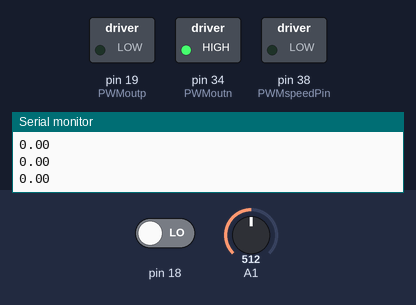
Simulated run of this sketch. Board: Arduino Mega 2560, built with avr-gcc and run on an emulated ATmega2560. Parts: switched loads named in the sketch (green lamp = pin HIGH), the last lines printed to the serial monitor. Inputs (shaded band) come from the test bench; at power-on: A1 = 512, pin 18 LOW.

Above: at 1.2 s.
1.3 s: A1 set to 516
At 4.0 s:
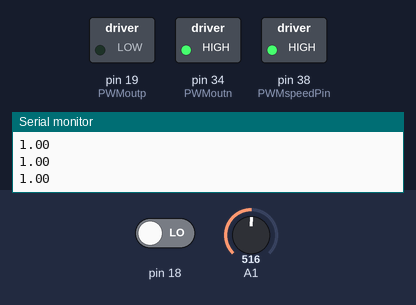
4.3 s: A1 set to 511
At 7.25 s:
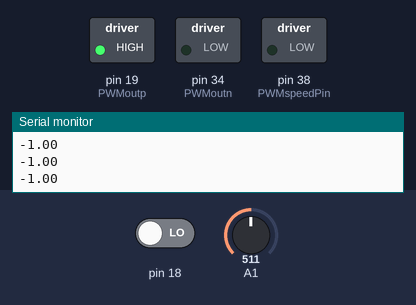
7.3 s: A1 set to 716
At 8.5 s:
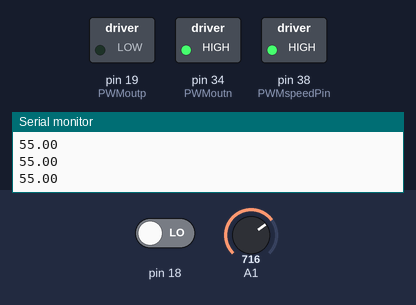
8.8 s: A1 set to 306
At 9.9 s:
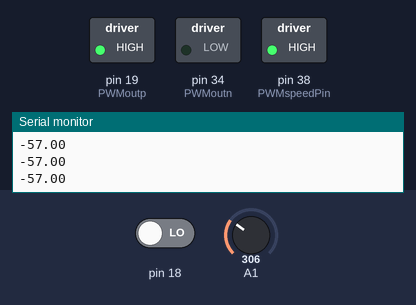
10.3 s: A1 set to 900
At 10.6 s:
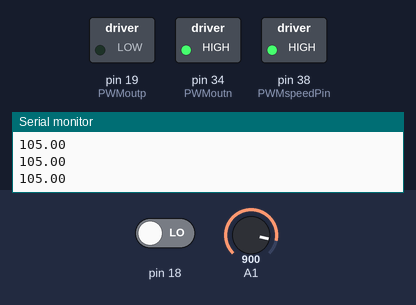
Timing chart, 0 to 12.8 s (numbered marks = the images above; inputs shaded):
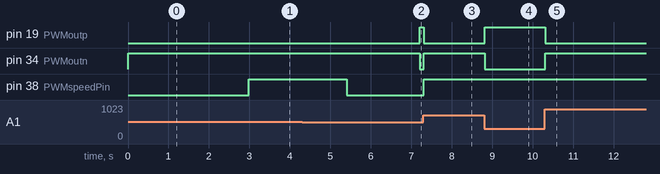

Measured:
- the behaviour switches between 515 and 516 on A1 (found by bisection; images 0 and 1)
- after the input at 1.3 s, pin 38 (PWMspeedPin): LOW → HIGH after 1.7 s
- after the input at 4.3 s, pin 19 (PWMoutp): LOW → HIGH after 2.9 s; pin 34 (PWMoutn): HIGH → LOW after 2.9 s; pin 38 (PWMspeedPin): HIGH → LOW after 1.1 s
- after the input at 7.3 s, pin 19 (PWMoutp): HIGH → LOW at once; pin 34 (PWMoutn), pin 38 (PWMspeedPin): LOW → HIGH at once
- after the input at 8.8 s, pin 19 (PWMoutp): LOW → HIGH at once; pin 34 (PWMoutn): HIGH → LOW at once
- after the input at 10.3 s, pin 19 (PWMoutp): HIGH → LOW at once; pin 34 (PWMoutn): LOW → HIGH at once

The sketch:

Lab5_DCMotor.ino
```cpp
/*
 * DC Motor Control Template
 * Written By: Ann Majewicz Fey, Perry Scott, and inspired by online resources.
 *
 * In this code, you will first convert the encoder reading to revolutions per second
 * and then you will take that variable as an input to you PID controller (already programmed
 * as a function you can use). First, you will need to use Zeigler Nicholas and brute force
 * to tune the gains of your PID controller. Notice how your motor response is affected by the
 * different gain terms. Spend some time playing around with it to get a better understanding
 * of real-time control systems!
 */

// Constant Definitions
int countsPerRev = 48;
double maxSpeed = 66.7; //in rev/sec (this is found experimentally, you may need to confirm the value)
double delayTime = 20; // in ms

// Pin Definitions
const int PWMoutp = 19;
const int PWMoutn = 34;
const int PWMspeedPin = 38;
const int potentiometerPWMinput = 33;
const int encoder0PinA = 5;
const int encoder1PinA = 36;
const int encoder0PinB = 6;
const int encoder1PinB = 37;

// Variable Definitions
volatile signed int encoder0Pos = 0;
signed int encoderPosLast = 0;
int potPWMval = 0;
int motorPWMval = 0;

//PID constants (Use the Ziegler Nicholas Tuning Method as a first guess)
double kp = 4;
double ki = 0.04;
double kd = 10;

// PID Variables
unsigned long currentTime, previousTime;
double elapsedTime;
double error;
double lastSpeedError;
double motorSpeed, newMotorSpeed, setPoint;
double cumError, rateError;
double out;

void setup()
{
  // Don't Change
 Serial.begin(115200);
 pinMode(potentiometerPWMinput,INPUT_PULLUP);
 pinMode(encoder0PinA, INPUT_PULLUP);
 pinMode(encoder0PinB, INPUT_PULLUP);
 pinMode(encoder1PinA, INPUT_PULLUP);
 pinMode(encoder1PinB, INPUT_PULLUP);
 pinMode(PWMoutp, OUTPUT);
 pinMode(PWMoutn, OUTPUT);
 pinMode(PWMspeedPin, OUTPUT);
 attachInterrupt(encoder0PinA, doEncoderA, RISING); // Interrupt is fired whenever button is pressed
 attachInterrupt(encoder1PinA, doEncoderA, FALLING);
 attachInterrupt(encoder0PinB, doEncoderB, RISING);
 attachInterrupt(encoder1PinB, doEncoderB, FALLING);

 // Pre-set the direction of the motors
 digitalWrite(PWMoutp, HIGH);
 digitalWrite(PWMoutn, LOW);

 // USE FOR PID CONTROL
 setPoint = 0;                         //set point at zero rev/second

}

void loop()
{
  // POTENTIOMETER CONTROL]

  potPWMval = analogRead(potentiometerPWMinput);
  potPWMval = map(potPWMval,0,1023,-255,255);
  //potPWMval = map(potPWMval,0,1023,-maxSpeed,maxSpeed);
  setPoint = map(potPWMval, -255, 255, -140, 140);

  if(potPWMval < 0){
    digitalWrite(PWMoutp, HIGH);
    digitalWrite(PWMoutn, LOW);
  }
  else
  {
  digitalWrite(PWMoutp, LOW);
  digitalWrite(PWMoutn, HIGH);
  }


  motorSpeed = (encoder0Pos-encoderPosLast)*1000/countsPerRev/delayTime; // Here you will need to compute the motor speed in counts/rev.
  // Hint: you just need to convert the encoder counts to Rev/Sec!

  // HERE YOU WILL WRITE YOUR CODE TO ENABLE THE PID CONTROLLER. Use the function below!!
  /* Initially, just have the PID controller follow the pre-defined
      setPoint variable. For fun, you can later consider how to tie the PID
      controller to the potenitometer value to have an adaptively changing setPoint.*/
  out = computePID(motorSpeed);
  motorSpeed = motorSpeed + out;
  motorPWMval = map(motorSpeed, -140, 140,-255, 255);
  if(motorPWMval < 0){
    digitalWrite(PWMoutp, HIGH);
    digitalWrite(PWMoutn, LOW);
  }
  else {
    digitalWrite(PWMoutp, LOW);
    digitalWrite(PWMoutn, HIGH);
  }
  analogWrite(PWMspeedPin,abs(motorPWMval));


  //print out speed (currently is only plotting the pot value)
     //Serial.println(motorSpeed); // CHANGE THIS TO PLOT MOTOR SPEED

  encoderPosLast = encoder0Pos;
  delay(delayTime); // This is a delay to time the control loop. In the future, this should be a non-blocking version.

}

// **** DONT CHANGE THE FUNCTIONS BELOW ****
//================
// READ ENCODER A
//================
void doEncoderA(){
  if (digitalRead(encoder0PinA) == HIGH) {   // found a low-to-high on channel A
    if (digitalRead(encoder0PinB) == LOW) {  // check channel B to see which way
                                             // encoder is turning
      encoder0Pos = encoder0Pos - 1;         // CCW
    }
    else {
      encoder0Pos = encoder0Pos + 1;         // CW
}
  }
  else                                        // found a high-to-low on channel A
  {
    if (digitalRead(encoder0PinB) == LOW) {   // check channel B to see which way
                                              // encoder is turning
      encoder0Pos = encoder0Pos + 1;          // CW
    }
    else {
      encoder0Pos = encoder0Pos - 1;          // CCW
    }

  }
}
//================
// READ ENCODER B
//================
void doEncoderB(){
  if (digitalRead(encoder0PinB) == HIGH) {   // found a low-to-high on channel A
    if (digitalRead(encoder0PinA) == LOW) {  // check channel B to see which way
                                             // encoder is turning
      encoder0Pos = encoder0Pos + 1;         // CCW
    }
    else {
      encoder0Pos = encoder0Pos - 1;         // CW
}
  }
  else                                        // found a high-to-low on channel A
  {
    if (digitalRead(encoder0PinA) == LOW) {   // check channel B to see which way
                                              // encoder is turning
      encoder0Pos = encoder0Pos - 1;          // CW
    }
    else {
      encoder0Pos = encoder0Pos + 1;          // CCW
    }

  }
}
//================
// PID CONTROL FUNCTION (use this!)
//================
double computePID(double inp){
        currentTime = millis();                //get current time
        elapsedTime = (double)(currentTime - previousTime);        //compute time elapsed from previous computation

        error = setPoint - inp;                         // determine error
        cumError += error * elapsedTime;                // compute integral
        rateError = (error - lastSpeedError)/elapsedTime;   // compute derivative

        if (cumError > 3000) {
          cumError = 3000;
        }
        if (cumError < -3000) {
          cumError = -3000;
        }


        double out = kp*error + ki*cumError + kd*rateError;  //PID output

        if (out > 140) {
          out = 140;
        }
        if (out < -140) {
          out = -140;
        }

        lastSpeedError = error;                            //remember current error
        previousTime = currentTime;                        //remember current time
        Serial.println(error);
        return out;                                        //have function return the PID output
}
```
